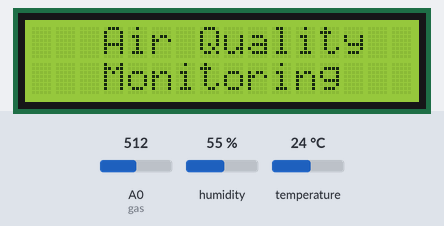
The sketch below on a simulated ESP8266 (NodeMCU). On the bench: 16×2 character LCD. Inputs (shaded band) come from the test bench; at power-on: temperature 24 °C, A0 (gas) = 512, humidity 55 %. WiFi joins after 1.5 s; servers stay silent unless stated; what the sketch prints to the serial monitor is not drawn.

Above: at 1.9 s.
At 5.0 s:
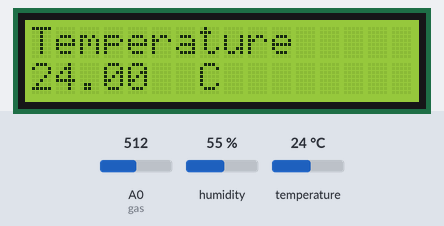
5.1 s: temperature set to 12 °C
At 16.3 s:
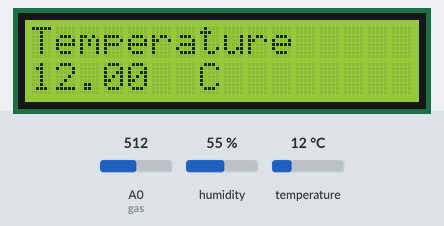
17.5 s: temperature set to 19 °C
At 28.7 s:
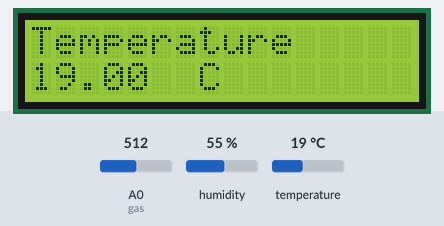
29.6 s: temperature set to 28 °C
At 41.2 s:
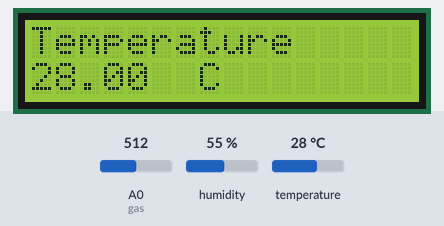
Timing chart, 0 to 42.7 s (numbered marks = the images above; inputs shaded):
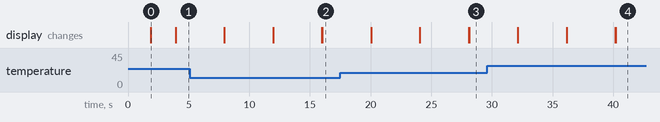

The sketch:

Air-Quality-Monitoring-System.ino
```cpp
// Define Blynk template ID, name, authentication token, and print settings
#define BLYNK_TEMPLATE_ID "TMPL66U_DFhpO"
#define BLYNK_TEMPLATE_NAME "Air Quality Monitoring"
#define BLYNK_AUTH_TOKEN "saFCrN51Tnv1l0g3xZk7lr1mlXfclMhA"
#define BLYNK_PRINT Serial

// Include necessary libraries
#include <ESP8266WiFi.h>         // Library for ESP8266 Wi-Fi module
#include <BlynkSimpleEsp8266.h>  // Library for Blynk communication with ESP8266
#include <DHT.h>                 // Library for DHT temperature and humidity sensor
#include <LiquidCrystal_I2C.h>   // Library for LCD display

// Initialize LCD display with I2C address and dimensions
LiquidCrystal_I2C lcd(0x27, 16, 2);

// Define custom degree symbol for LCD display
byte degree_symbol[8] = {
  0b00111,
  0b00101,
  0b00111,
  0b00000,
  0b00000,
  0b00000,
  0b00000,
  0b00000
};

char auth[] = BLYNK_AUTH_TOKEN;
// Define Wi-Fi credentials
char ssid[] = "OPPO Reno4 Pro";  // Your WiFi name
char pass[] = "12345678";        // Your WiFi password

BlynkTimer timer;

// Define pin for gas sensor
int gas = A0;

// Define pin and type for DHT sensor
#define DHTPIN D5  // Connect Out pin to D5 on NODE MCU
#define DHTTYPE DHT11
DHT dht(DHTPIN, DHTTYPE);

// Function to send sensor data to Blynk server
void sendSensor() {
  // Read humidity and temperature from DHT sensor
  float h = dht.readHumidity();
  float t = dht.readTemperature();

  // Check if readings are valid
  if (isnan(h) || isnan(t)) {
    Serial.println("Failed to read from DHT sensor!");
    return;
  }

  // Read gas sensor value and send to Blynk server
  int analogSensor = analogRead(gas);
  Blynk.virtualWrite(V2, analogSensor);  // Send gas sensor value to virtual pin V2
  Blynk.virtualWrite(V0, t);             // Send temperature to virtual pin V0
  Blynk.virtualWrite(V1, h);             // Send humidity to virtual pin V1
}

// Setup function - runs once at startup
void setup() {
  Serial.begin(115200);                   // Initialize serial communication
  Blynk.begin(auth, ssid, pass);          // Connect to Blynk server
  dht.begin();                            // Initialize DHT sensor
  timer.setInterval(30000L, sendSensor);  // Set timer interval to send sensor data every 30 seconds

  // Initialize LCD display
  lcd.init();
  lcd.backlight();  // Turn on LCD backlight
  lcd.setCursor(3, 0);
  lcd.print("Air Quality");
  lcd.setCursor(3, 1);
  lcd.print("Monitoring");
  delay(2000);
  lcd.clear();
}

// Loop function - runs repeatedly
void loop() {
  Blynk.run();        // Run Blynk communication
  timer.run();        // Run timer for sending sensor data
  checkConnection();  // Check connection status with Blynk server

  // Read and display temperature on LCD
  float h = dht.readHumidity();
  float t = dht.readTemperature();
  int gasValue = analogRead(gas);

  // Display temperature on LCD
  lcd.setCursor(0, 0);
  lcd.print("Temperature ");
  lcd.setCursor(0, 1);
  lcd.print(t);
  lcd.setCursor(6, 1);
  lcd.write(1);  // Display degree symbol
  lcd.setCursor(7, 1);
  lcd.print("C");
  delay(4000);
  lcd.clear();

  // Display humidity on LCD
  lcd.setCursor(0, 0);
  lcd.print("Humidity ");
  lcd.print(h);
  lcd.print("%");
  delay(4000);
  lcd.clear();

  // Display gas value and air quality on LCD
  lcd.setCursor(0, 0);
  lcd.print("Gas Value: ");
  lcd.print(gasValue);
  lcd.setCursor(0, 1);

  // Determine air quality based on gas value
  if (gasValue < 600) {
    lcd.print("Fresh Air");
  } else {
    lcd.print("Bad Air");
  }

  delay(4000);
  lcd.clear();

  // Log pollution alert to Blynk if gas value is high
  if (gasValue > 600) {
    Blynk.logEvent("pollution_alert", "Bad Air");
  }
}

// Function to check connection status with Blynk server
void checkConnection() {
  if (Blynk.connected()) {
    Serial.println("Blynk is connected");
  } else {
    Serial.println("Blynk is disconnected");
    // Attempt to reconnect to Blynk server
    if (Blynk.connect()) {
      Serial.println("Reconnected to Blynk server");
    } else {
      Serial.println("Reconnection failed");
    }
  }
}
```

Measured:
- what the display in image 0 shows lasts 2.0 s, from 1.9 s to 3.9 s
